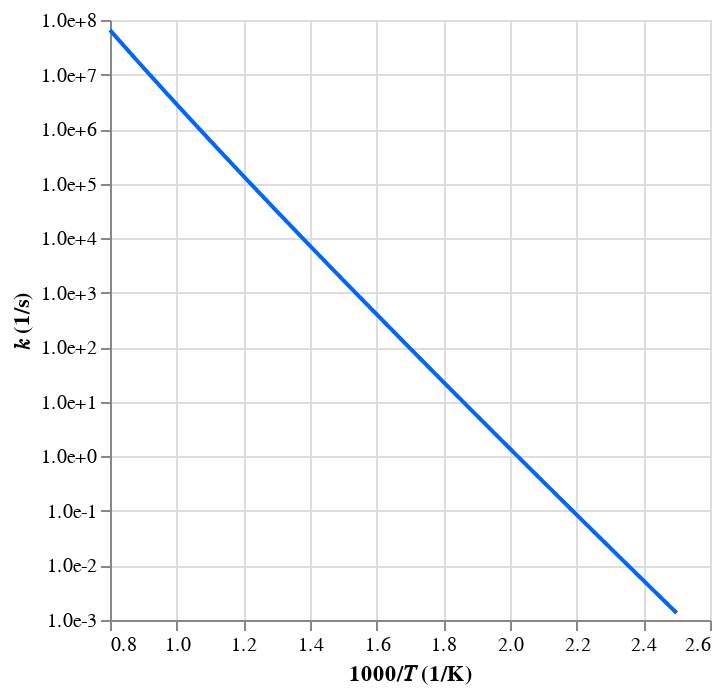
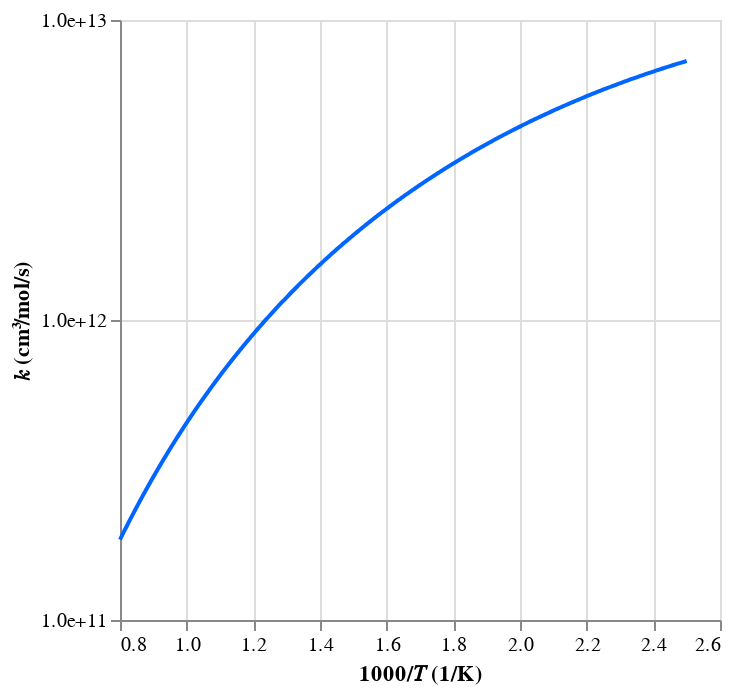
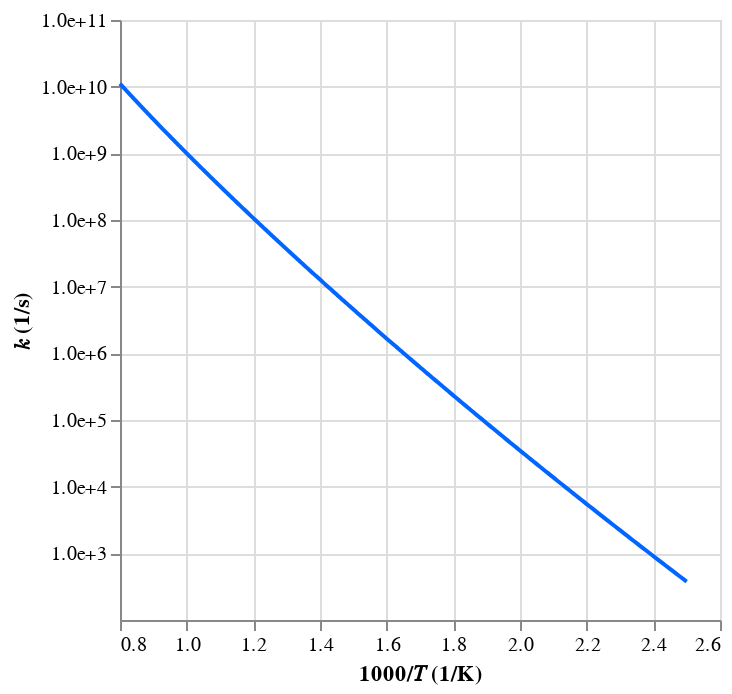
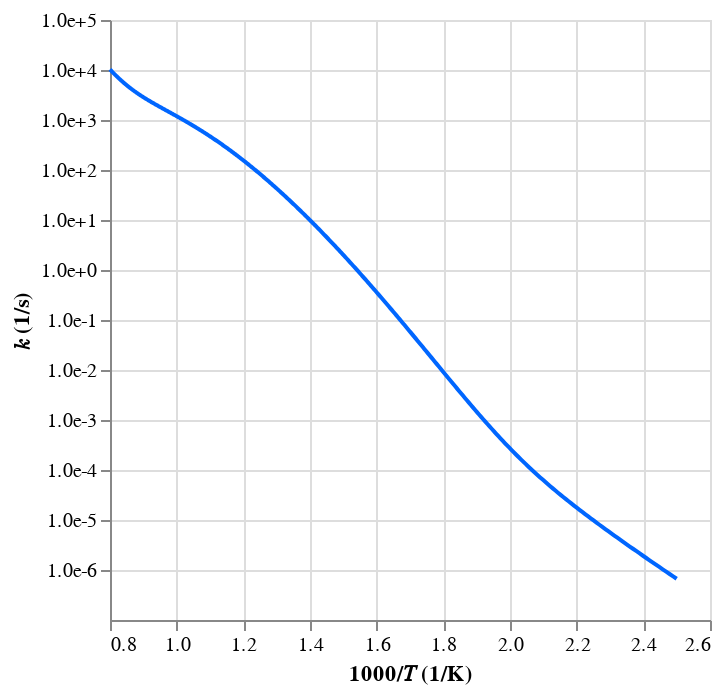

Write notebook code for charts like these, in order.
### Code cell
automech.display_reactions(ngb_mech)

### Figure 1 — Vega-Lite specification as saved in the notebook (floating-point values rounded to 4 significant figures; data arrays with more than 128 entries replaced by an {"elided": "..."} marker saying what was removed)
{"config": {"view": {"continuousWidth": 300, "continuousHeight": 300}}, "data": {"name": "data-702658f513b99ea91dafd9f40ddc7cb6"}, "mark": {"type": "line"}, "encoding": {"color": {"value": "#0066ff"}, "x": {"field": "x", "title": "1000/𝑇 (1/K)", "type": "quantitative"}, "y": {"axis": {"format": ".1e", "values": [0.001, 0.01, 0.1, 1, 10, 100, 1000, 10000, 100000, 1000000, 10000000, 100000000, 1000000000]}, "field": "value", "scale": {"type": "log"}, "title": "𝑘 (1/s)", "type": "quantitative"}}, "transform": [{"fold": ["This work"]}], "$schema": "https://vega.github.io/schema/vega-lite/v5.20.1.json", "datasets": {"data-702658f513b99ea91dafd9f40ddc7cb6": {"elided": "500 records"}}}

### Figure 2 — Vega-Lite specification as saved in the notebook (floating-point values rounded to 4 significant figures; data arrays with more than 128 entries replaced by an {"elided": "..."} marker saying what was removed)
{"config": {"view": {"continuousWidth": 300, "continuousHeight": 300}}, "data": {"name": "data-93981c9c68f35a87230d8dfeba3e0eab"}, "mark": {"type": "line"}, "encoding": {"color": {"value": "#0066ff"}, "x": {"field": "x", "title": "1000/𝑇 (1/K)", "type": "quantitative"}, "y": {"axis": {"format": ".1e", "values": [100000000000, 1000000000000, 10000000000000, 100000000000000]}, "field": "value", "scale": {"type": "log"}, "title": "𝑘 (cm³/mol/s)", "type": "quantitative"}}, "transform": [{"fold": ["This work"]}], "$schema": "https://vega.github.io/schema/vega-lite/v5.20.1.json", "datasets": {"data-93981c9c68f35a87230d8dfeba3e0eab": {"elided": "500 records"}}}

### Figure 3 — Vega-Lite specification as saved in the notebook (floating-point values rounded to 4 significant figures; data arrays with more than 128 entries replaced by an {"elided": "..."} marker saying what was removed)
{"config": {"view": {"continuousWidth": 300, "continuousHeight": 300}}, "data": {"name": "data-7de69f74440fea5b61916afe0105bd79"}, "mark": {"type": "line"}, "encoding": {"color": {"value": "#0066ff"}, "x": {"field": "x", "title": "1000/𝑇 (1/K)", "type": "quantitative"}, "y": {"axis": {"format": ".1e", "values": [1000, 10000, 100000, 1000000, 10000000, 100000000, 1000000000, 10000000000, 100000000000]}, "field": "value", "scale": {"type": "log"}, "title": "𝑘 (1/s)", "type": "quantitative"}}, "transform": [{"fold": ["This work"]}], "$schema": "https://vega.github.io/schema/vega-lite/v5.20.1.json", "datasets": {"data-7de69f74440fea5b61916afe0105bd79": {"elided": "500 records"}}}

### Figure 4 — Vega-Lite specification as saved in the notebook (floating-point values rounded to 4 significant figures; data arrays with more than 128 entries replaced by an {"elided": "..."} marker saying what was removed)
{"config": {"view": {"continuousWidth": 300, "continuousHeight": 300}}, "data": {"name": "data-d59fa282f987c21aefe94576c5ecd6f8"}, "mark": {"type": "line"}, "encoding": {"color": {"value": "#0066ff"}, "x": {"field": "x", "title": "1000/𝑇 (1/K)", "type": "quantitative"}, "y": {"axis": {"format": ".1e", "values": [1e-06, 1e-05, 0.0001, 0.001, 0.01, 0.1, 1, 10, 100, 1000, 10000, 100000]}, "field": "value", "scale": {"type": "log"}, "title": "𝑘 (1/s)", "type": "quantitative"}}, "transform": [{"fold": ["This work"]}], "$schema": "https://vega.github.io/schema/vega-lite/v5.20.1.json", "datasets": {"data-d59fa282f987c21aefe94576c5ecd6f8": {"elided": "500 records"}}}
